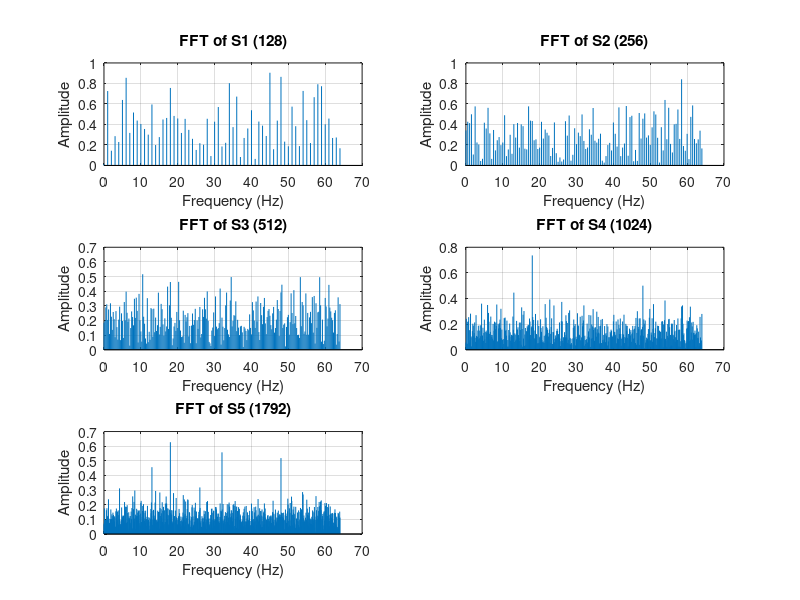

This chart was generated by the following MATLAB code:
% Load signal
data = load("signal502.mat","xn_test");
signal = data.xn_test;

Fs = 128;            % Sampling frequency (Hz)
Ntotal = length(signal);

% Construct subsets
S1 = signal(1:128);     
S2 = signal(1:256);     
S3 = signal(1:512);     
S4 = signal(1:1024);    
S5 = signal(1:1792);    

subsets = {S1, S2, S3, S4, S5};
names   = {'S1 (128)', 'S2 (256)', 'S3 (512)', 'S4 (1024)', 'S5 (1792)'};

% Plot FFTs
figure;
for k = 1:length(subsets)
    x = subsets{k};
    N = length(x);
    
    % FFT
    Y = fft(x);
    P2 = abs(Y/N);
    P1 = P2(1:N/2+1);
    
    % Frequency axis
    f = Fs*(0:(N/2))/N;
    
    % Plot
    subplot(3,2,k);
    stem(f, P1, 'Marker','none');
    xlabel('Frequency (Hz)');
    ylabel('Amplitude');
    title(['FFT of ' names{k}]);
    grid on;
end
